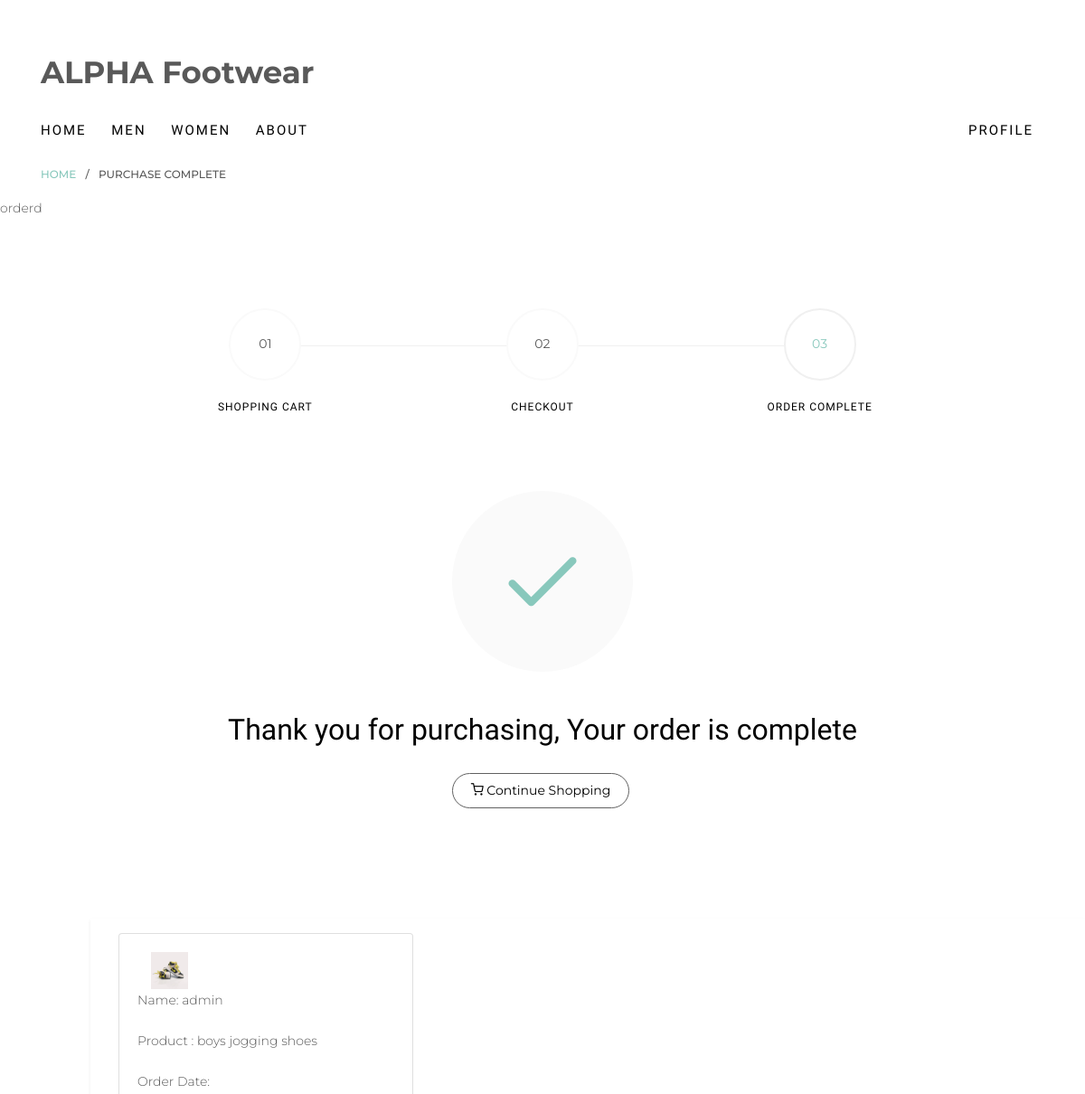
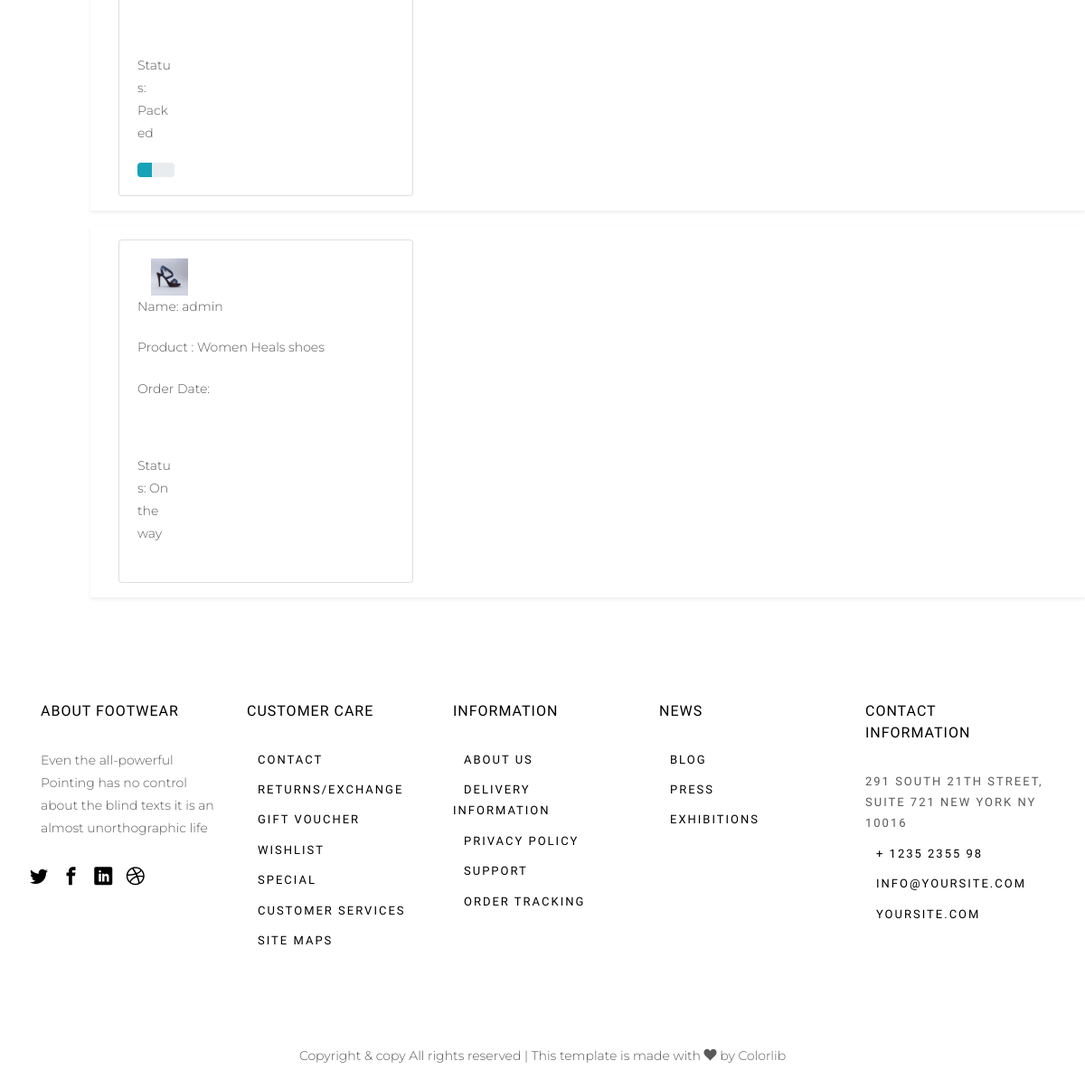
The app's page /order/ (signed in) with its own data (2 pictures, top to bottom).
### product/models.py (models this page shows)
class Order(models.Model):
    user = models.ForeignKey(CustomUser, on_delete=models.CASCADE)
    address = models.ForeignKey(Address, on_delete=models.CASCADE)
    product = models.ForeignKey(ProductDetail, on_delete=models.CASCADE)
    oder_date = models.DateTimeField(auto_now_add=True)
    status = models.CharField(choices=STATUS_CHOICE, default='Pending', max_length=50)

class ProductDetail(models.Model):
    product = models.ForeignKey(Product, on_delete=models.CASCADE)
    size = models.CharField(max_length=25, choices=SHOES_SIZE)

class Product(models.Model):
    title = models.CharField(max_length=256)
    description = HTMLField()
    category = models.CharField(choices=PRODUCT_FOR, max_length=25)
    product_img = models.ImageField(upload_to='photos')
    price = models.IntegerField(null=True, blank=True)

### AdminModule/models.py (models this page shows)
class CustomUser(AbstractUser):
    USERS = (
        ('Admin', 'Admin'),
        ('User', 'User'),
    )
    user = models.CharField(choices=USERS, max_length=25, default='Admin')

### product/views.py (the view)
# urls.py: path('order/', order, name='order'),
@login_required
def order(request):
    user = request.user
    order = Order.objects.filter(user=user)
    context = {
        'order':order
    }
    return render(request, 'order.html', context)

### templates/order.html (shortened to what this page needs)
{% extends 'base.html' %}
{% load static %}
{% block content %}
		<div class="breadcrumbs">
			<div class="container">
				<div class="row">
					<div class="col">
						<p class="bread"><span><a href="{% url "index" %}">Home</a></span> / <span>Purchase Complete</span></p>
					</div>
				</div>
			</div>
		</div>
		{% if order %}orderd
		<div class="colorlib-product">
			<div class="container">
				<div class="row row-pb-lg">
					<div class="col-sm-10 offset-md-1">
						<div class="process-wrap">
							<div class="process text-center ">
								<p><span>01</span></p>
								<h3>Shopping Cart</h3>
							</div>
							<div class="process text-center ">
								<p><span>02</span></p>
								<h3>Checkout</h3>
							</div>
							<div class="process text-center active">
								<p><span>03</span></p>
								<h3>Order Complete</h3>
							</div>
						</div>
					</div>
				</div>
				<div class="row">
					<div class="col-sm-10 offset-sm-1 text-center">
						<p class="icon-addcart"><span><i class="icon-check"></i></span></p>
						<h2 class="mb-4">Thank you for purchasing, Your order is complete</h2>
						<p>
							<a href="{% url "index" %}"class="btn btn-primary btn-outline-primary"><i class="icon-shopping-cart"></i> Continue Shopping</a>
						</p>
					</div>
				</div>
			</div>
		</div>
		{% endif %}
		<div class="col-sm-11 offset-sm-1">
			{% for ord in order %}
			<div class="row shadow-sm mb-3 p-3">
				<div class="col-sm-4">
					<div class="card">
						<div class="card-body">
							<div class="col-sm-3">
								<img src="{{ord.product.product.product_img.url}}" alt="" srcset="" class="img-fluid"
									height="150" width="150">
							</div>
							<p>Name: {{ request.user.username }}</p>
							<p>Product : {{ ord.product.product.title }}</p>
							<p>Order Date: {{ ord.order_data }}</p>
						</div>
						<div class='card-body col-sm-3 fw-bold'>
							<p>Status: {{ ord.status }}</p>
							{% if ord.status == 'Packed' %}
							<div class='progress'>
								<div class='progress-bar bg-info' role='progressbar' style='width:40%' aria-valuenow='40'
									aria-valuemin='0' aria-valuemax='100'>
								</div>
							</div>
							{% endif %}
						</div>
					</div>
				</div>
			</div>
			{% endfor %}
		</div>
{%endblock%}

### static/css/icomoon.css (style rules this page uses)
[class^="icon-"], [class*=" icon-"] { font-family: 'icomoon' !important; speak: none; font-style: normal; font-weight: normal; font-variant: normal; text-transform: none; line-height: 1; -webkit-font-smoothing: antialiased; -moz-osx-font-smoothing: grayscale; }
.icon-check:before { content: "\e92a"; }
.icon-shopping-cart:before { content: "\e9c8"; }

### records on screen
Order: product.product.product_img (picture), product.product "boys jogging shoes", status "Packed"
CustomUser: user.username "admin"
Order: product.product.product_img (picture), product.product "Women Heals shoes", status "On the way"
